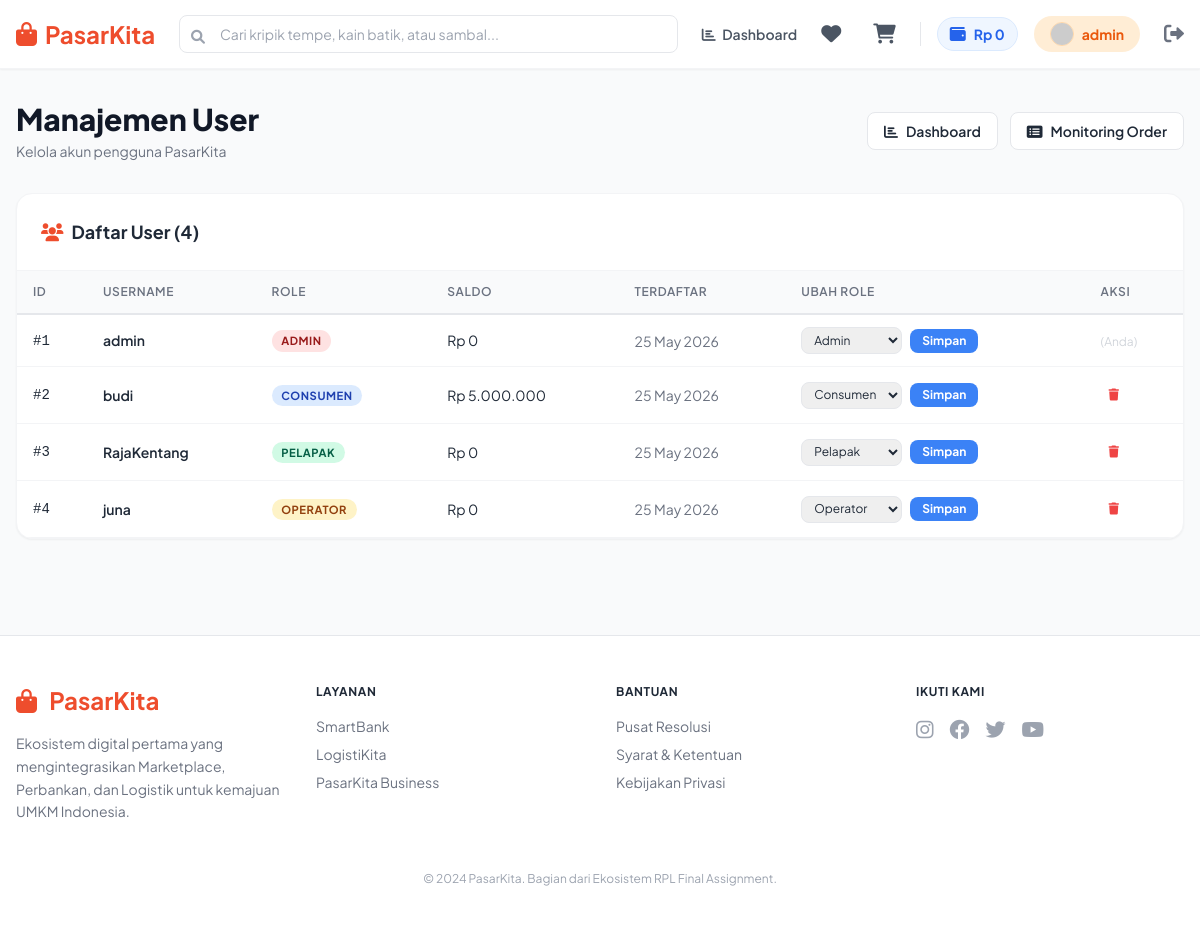
/admin/users (signed in), run on an earlier commit of the app's database.
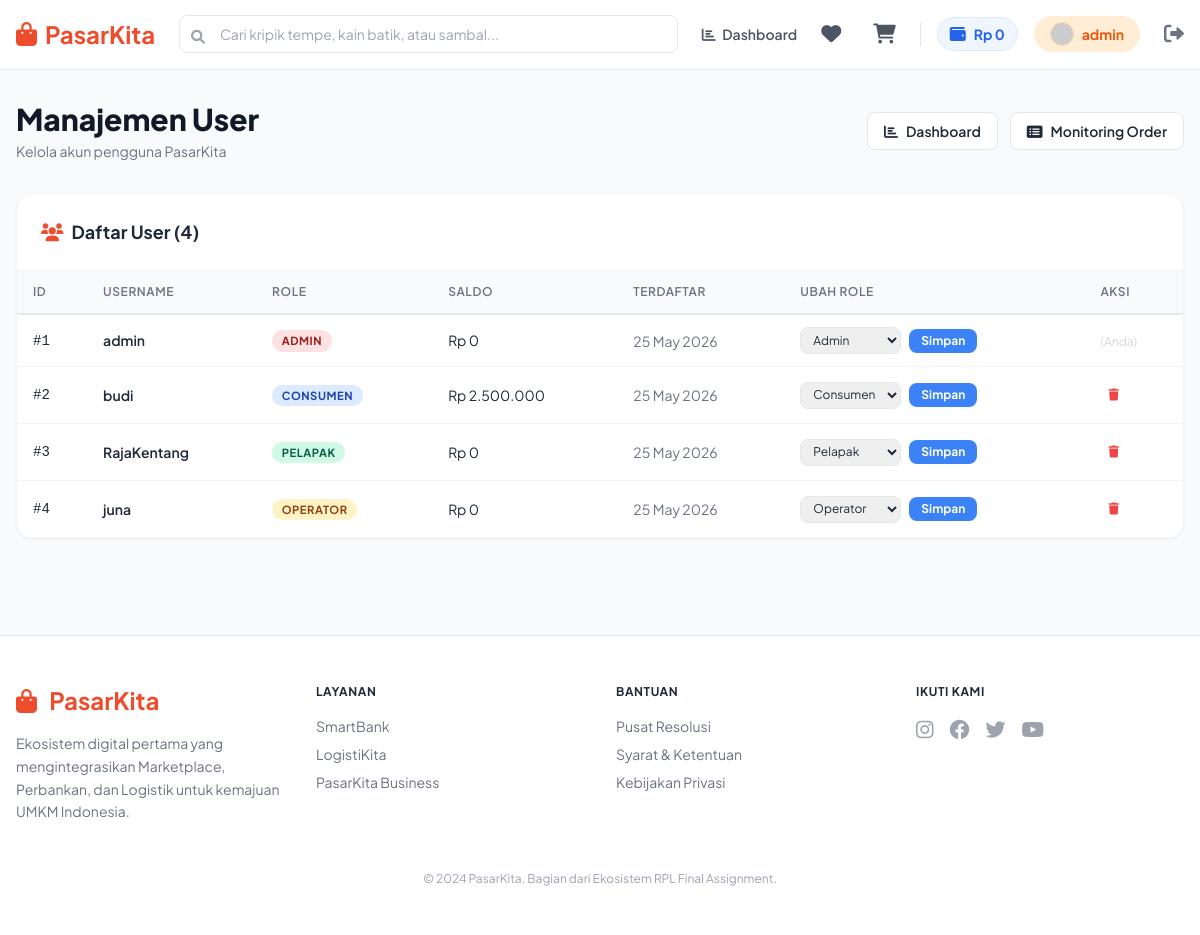
And on a later commit of the database.
### tables this page shows
CREATE TABLE IF NOT EXISTS users (
    id INT AUTO_INCREMENT PRIMARY KEY,
    username VARCHAR(50) UNIQUE NOT NULL,
    password VARCHAR(255) NOT NULL,
    role ENUM('consumen', 'admin', 'pelapak', 'operator') NOT NULL,
    full_name VARCHAR(100) DEFAULT NULL,
    email VARCHAR(100) DEFAULT NULL,
    phone VARCHAR(20) DEFAULT NULL,
    address TEXT DEFAULT NULL,
    store_name VARCHAR(100) DEFAULT NULL,
    store_description TEXT DEFAULT NULL,
    profile_picture VARCHAR(255) DEFAULT NULL,
    store_banner VARCHAR(255) DEFAULT NULL,
    balance_id VARCHAR(100) DEFAULT NULL COMMENT 'SmartBank balance reference ID',
    balance DECIMAL(15,2) DEFAULT 0.00,
    created_at TIMESTAMP DEFAULT CURRENT_TIMESTAMP
);

### app/controllers/Admin.php (called while the page is built, shortened)
<?php
class Admin extends Controller {
    protected $userModel;
    public function __construct() {
        $this->userModel = $this->model('User_model');
    }
    public function users() {
        $users = $this->userModel->getAllUsers();
        $data = [
            'title' => 'Manajemen User - PasarKita',
            'users' => $users
        ];
        $this->view('admin/users', $data);
    }
}
?>

### app/core/App.php (called while the page is built, shortened)
<?php
class App {
    protected $currentMethod = 'index';
    public function __construct() {
        $url = $this->getUrl();
        if (isset($url[0])) {
            if (file_exists('../app/controllers/' . ucwords($url[0]) . '.php')) {
                unset($url[0]);
            }
        }
        $this->currentController = new $this->currentController;
        if (isset($url[1])) {
            if (method_exists($this->currentController, $url[1])) {
                $this->currentMethod = $url[1];
                unset($url[1]);
            }
        }
        $this->params = $url ? array_values($url) : [];
        call_user_func_array([$this->currentController, $this->currentMethod], $this->params);
    }
    public function getUrl() {
        if (isset($_GET['url'])) {
            $url = rtrim($_GET['url'], '/');
            $url = filter_var($url, FILTER_SANITIZE_URL);
            $url = explode('/', $url);
            return $url;
        }
    }
}
?>

### public/index.php (called while the page is built, shortened)
<?php
require_once '../config/db.php';
require_once '../app/core/App.php';
require_once '../app/core/Controller.php';
$app = new App();
?>

### config/db.php (called while the page is built, shortened)
<?php
class Database
{
    private $host = DB_HOST;
    private $user = DB_USER;
    private $pass = DB_PASS;
    private $dbname = DB_NAME;
    private $dbh;
    private $stmt;
    public function __construct()
    {
        $dsn = 'mysql:host=' . $this->host . ';dbname=' . $this->dbname;
        $options = array(
            PDO::ATTR_PERSISTENT => true,
            PDO::ATTR_ERRMODE => PDO::ERRMODE_EXCEPTION
        );
        try {
            $this->dbh = new PDO($dsn, $this->user, $this->pass, $options);
        } catch (PDOException $e) {
            $this->error = $e->getMessage();
            die("Connection failed: " . $this->error);
        }
    }
    public function query($sql)
    {
        $this->stmt = $this->dbh->prepare($sql);
    }
    public function execute()
    {
        return $this->stmt->execute();
    }
    public function resultSet()
    {
        $this->execute();
        return $this->stmt->fetchAll(PDO::FETCH_OBJ);
    }
}
?>

### app/models/User_model.php (called while the page is built, shortened)
<?php
class User_model {
    private $table = 'users';
    private $db;
    public function __construct() {
        $this->db = new Database();
    }
    public function getAllUsers() {
        $this->db->query('SELECT id, username, role, balance, created_at FROM ' . $this->table . ' ORDER BY created_at DESC');
        return $this->db->resultSet();
    }
}
?>

### app/views/admin/users.php (the view, shortened to what the rows shown need)
<?php require_once '../app/views/templates/header.php'; ?>
<div class="max-w-7xl mx-auto px-4 py-8 fade-in">
    <div class="flex items-center justify-between mb-8">
        <div>
            <h1 class="text-3xl font-extrabold text-gray-900">Manajemen User</h1>
        </div>
    </div>
    <div class="bg-white rounded-2xl shadow-sm border border-gray-100 overflow-hidden">
        <div class="p-6 border-b border-gray-100">
            <h2 class="text-lg font-bold text-gray-800"><i class="fas fa-users mr-2 text-primary"></i>Daftar User (<?php echo count($data['users']); ?>)</h2>
        </div>
        <div class="table-container" style="border:none; border-radius:0;">
            <table>
                <thead>
                    <tr>
                        <th>ID</th>
                        <th>Username</th>
                        <th>Role</th>
                        <th>Saldo</th>
                        <th>Terdaftar</th>
                        <th>Ubah Role</th>
                        <th>Aksi</th>
                    </tr>
                </thead>
                <tbody>
                    <?php foreach($data['users'] as $user) : ?>
                    <tr>
                        <td class="font-mono text-xs">#<?php echo $user->id; ?></td>
                        <td class="font-semibold"><?php echo $user->username; ?></td>
                        <td>
                            <?php
                            $roleClass = 'badge-info';
                            if($user->role == 'admin') $roleClass = 'badge-danger';
                            elseif($user->role == 'pelapak') $roleClass = 'badge-success';
                            elseif($user->role == 'operator') $roleClass = 'badge-warning';
                            ?>
                            <span class="badge <?php echo $roleClass; ?>"><?php echo $user->role; ?></span>
                        </td>
                        <td>Rp <?php echo number_format($user->balance, 0, ',', '.'); ?></td>
                        <td class="text-gray-500 text-xs"><?php echo date('d M Y', strtotime($user->created_at)); ?></td>
                        <td>
                            <form action="/admin/updaterole" method="POST" class="flex items-center gap-2">
                                <select name="role" class="text-xs border border-gray-200 rounded-lg px-2 py-1 outline-none focus:border-primary">
                                    <option value="consumen" <?php echo ($user->role == 'consumen') ? 'selected' : ''; ?>>Consumen</option>
                                    <option value="pelapak" <?php echo ($user->role == 'pelapak') ? 'selected' : ''; ?>>Pelapak</option>
                                    <option value="operator" <?php echo ($user->role == 'operator') ? 'selected' : ''; ?>>Operator</option>
                                    <option value="admin" <?php echo ($user->role == 'admin') ? 'selected' : ''; ?>>Admin</option>
                                </select>
                                <button type="submit" class="bg-blue-500 text-white px-3 py-1 rounded-lg text-xs font-bold hover:bg-blue-600 transition">Simpan</button>
                            </form>
                        </td>
                        <td>
                            <?php if($user->id != $_SESSION['user_id']) : ?>
                            <form action="/admin/deleteuser/<?php echo $user->id; ?>" method="POST" onsubmit="return confirm('Yakin hapus user <?php echo $user->username; ?>?')">
                                <button type="submit" class="text-red-500 hover:bg-red-50 p-2 rounded-lg transition text-xs"><i class="fas fa-trash"></i></button>
                            </form>
                            <?php else : ?>
                            <span class="text-gray-300 text-xs">(Anda)</span>
                            <?php endif; ?>
                        </td>
                    </tr>
                    <?php endforeach; ?>
                </tbody>
            </table>
        </div>
    </div>
</div>
<?php require_once '../app/views/templates/footer.php'; ?>

What changed in the data, as far as the page shows it:
changed users "budi": balance "5.000.000" → "2.500.000"
